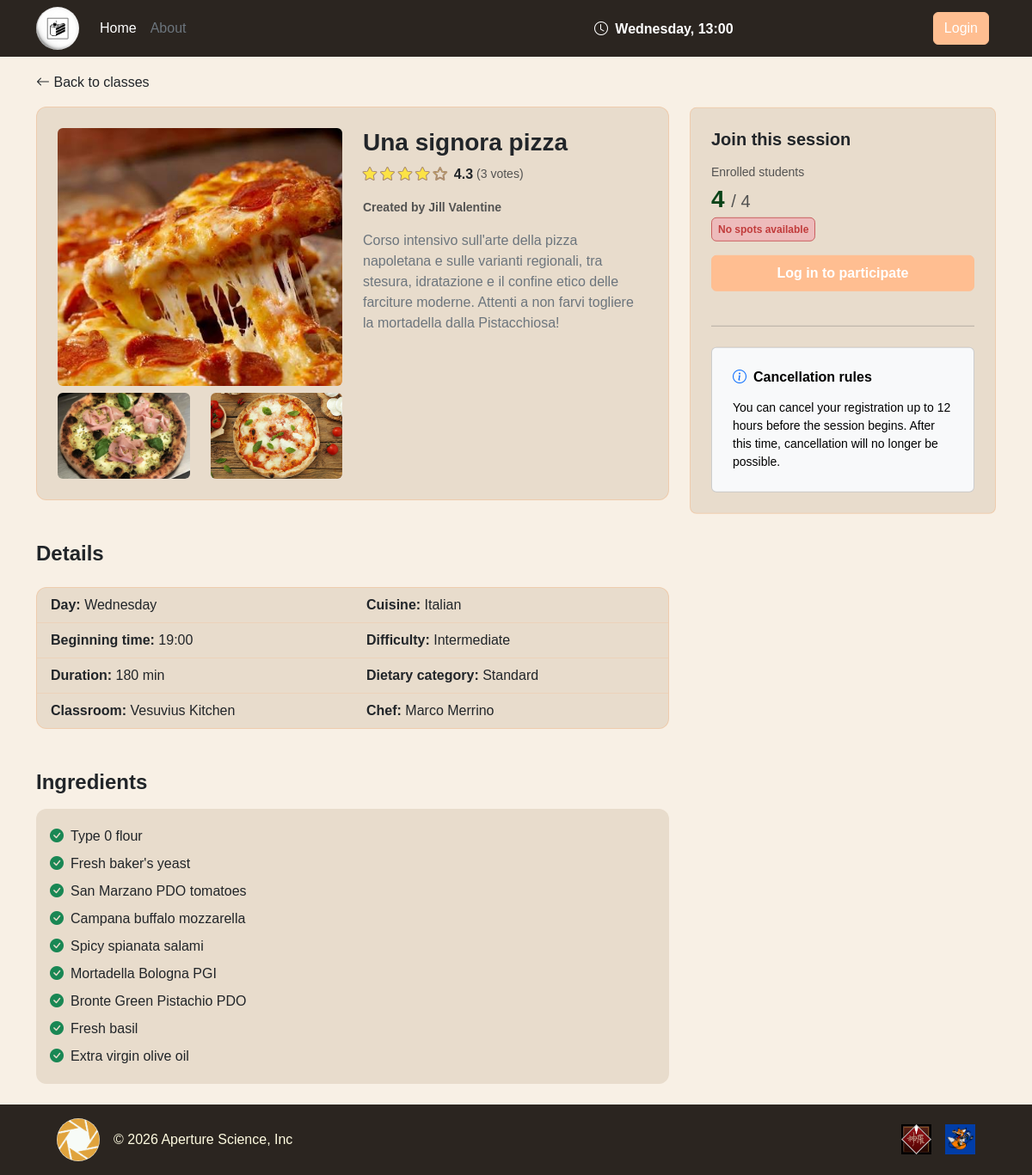
Screenshot of /session_details/1 with the database file from the repository.
### tables this page shows
CREATE TABLE "CLASS_SESSION" (
	"id"	INTEGER NOT NULL UNIQUE,
	"max_capacity"	INTEGER NOT NULL,
	"start_time"	TEXT NOT NULL,
	"day_of_week"	TEXT NOT NULL,
	"kitchen"	TEXT NOT NULL,
	"COOKING_CLASS_id"	INTEGER NOT NULL,
	PRIMARY KEY("id" AUTOINCREMENT),
	FOREIGN KEY("COOKING_CLASS_id") REFERENCES "COOKING_CLASS"("id") ON DELETE CASCADE
);

CREATE TABLE "COOKING_CLASS" (
	"id"	INTEGER NOT NULL UNIQUE,
	"cuisine"	TEXT NOT NULL,
	"title"	TEXT NOT NULL,
	"duration"	INTEGER NOT NULL,
	"difficulty"	TEXT NOT NULL CHECK("difficulty" IN ('Beginner', 'Intermediate', 'Advanced')),
	"chef_name"	TEXT NOT NULL,
	"description"	TEXT NOT NULL,
	"dietary_category"	TEXT NOT NULL CHECK("dietary_category" IN ('Standard', 'Vegetarian', 'Vegan', 'Gluten-free')),
	"photo_1"	TEXT NOT NULL,
	"photo_2"	TEXT NOT NULL,
	"photo_3"	TEXT NOT NULL,
	"USER_email"	TEXT NOT NULL,
	PRIMARY KEY("id" AUTOINCREMENT),
	FOREIGN KEY("USER_email") REFERENCES "USER"("email") ON DELETE CASCADE
);

CREATE TABLE "INGREDIENT" (
	"id"	INTEGER NOT NULL UNIQUE,
	"name"	TEXT NOT NULL,
	"COOKING_CLASS_id"	INTEGER NOT NULL,
	PRIMARY KEY("id" AUTOINCREMENT),
	FOREIGN KEY("COOKING_CLASS_id") REFERENCES "COOKING_CLASS"("id") ON DELETE CASCADE
);

### app.py (the view)
@app.route("/session_details/<int:session_id>")
def session_details(session_id):
    session_class = cooking_class_dao.get_single_session(session_id)
    if not session_class:
        return redirect(url_for("home"))
    ingredients = cooking_class_dao.get_ingredients_per_class(session_class["COOKING_CLASS_id"])
    available_spots = cooking_class_dao.get_available_spots(session_id)
    rating, total_votes = cooking_class_dao.get_class_rating(session_class["COOKING_CLASS_id"])
    manager = user_dao.get_user_by_email(session_class["USER_email"])
    name_manager = f"{manager['first_name']} {manager['last_name']}"
    day = session_class["day_of_week"]
    time = session_class["start_time"]
    duration = session_class["duration"]
    deletable = utilities_dao.check_delete_eligibility(day, time)
    passed_session = utilities_dao.check_end_of_session(day, time, duration)
    session_started = utilities_dao.check_end_of_session(day, time, 0)
    session_in_progress = session_started and not passed_session
    user_status = None
    max_bookings_reached = False
    has_conflict = False
    if current_user.is_authenticated and current_user.role == "student":
        user_status = booking_dao.check_existing_booking(current_user.email, session_id)
        max_bookings_reached = booking_dao.count_user_enrollments(current_user.email) >= utilities_dao.MAX_ENROLLMENTS
        has_conflict = booking_dao.check_time_conflict(current_user.email, session_id)
    return render_template(
        "public/session_details.html",
        session_class=session_class,
        session_id=session_id,
        ingredients=ingredients,
        available_spots=available_spots,
        user_status=user_status,
        passed_session=passed_session,
        max_bookings_reached=max_bookings_reached,
        rating=rating,
        total_votes=total_votes,
        deletable=deletable,
        session_in_progress=session_in_progress,
        has_conflict=has_conflict,
        name_manager=name_manager,
        max_enrollments=utilities_dao.MAX_ENROLLMENTS
        )

### templates/public/session_details.html (shortened to what this page needs)
{% extends "base.html" %}
{% block content %}
<div class="container my-4">
    <div class="row">
        <div class="col-md-8">
            <a href="{{ url_for('home')}}" class="text-dark text-decoration-none d-inline-block mb-3">
                <i class="bi bi-arrow-left"></i> Back to classes
            </a>
            <div class="card p-3 p-md-4">
                <div class="row">
                    <div class="col-md-6">
                        <img src="{{ url_for('static', filename='img/classes/' ~ session_class.photo_1) }}"
                            class="rounded w-100 mb-2 object-fit-cover detail-main-img">
                        <div class="row">
                            <div class="col-6">
                                <img src="{{ url_for('static', filename='img/classes/' ~ session_class.photo_2) }}"
                                    class="rounded w-100 object-fit-cover detail-thumb-img">
                            </div>
                            <div class="col-6">
                                <img src="{{ url_for('static', filename='img/classes/' ~ session_class.photo_3) }}"
                                    class="rounded w-100 object-fit-cover detail-thumb-img">
                            </div>
                        </div>
                    </div>
                    <div class="col-md-6">
                        <h3 class="fw-bold">{{ session_class.title }}</h3>
                        <div class="d-flex align-items-center mb-3">
                            <div class="joe-star me-2">
                                {% for i in range(1, 6) %}
                                <i class="bi bi-star{{ '-fill' if rating >= i else '' }}"></i>
                                {% endfor %}
                            </div>
                            <span class="fw-bold text-dark me-1">{{ "%.1f"|format(rating) }}</span>
                            <span class="text-muted small">({{ total_votes }} votes)</span>
                        </div>
                        <p class="small fw-semibold text-muted">Created by {{ name_manager }}</p>
                        <p class="text-secondary">{{ session_class.description }}</p>
                    </div>
                </div>
            </div>
            <div class="mt-5">
                <h4 class="fw-bold mb-4">Details</h4>
                <div class="card overflow-hidden">
                    <div class="row g-0">
                        <div class="col-md-6">
                            <ul class="list-group list-group-flush">
                                <li class="list-group-item"><strong>Day:</strong> {{ session_class.day_of_week }}</li>
                                <li class="list-group-item"><strong>Beginning time:</strong> {{ session_class.start_time }}</li>
                                <li class="list-group-item"><strong>Duration:</strong> {{ session_class.duration }} min</li>
                                <li class="list-group-item"><strong>Classroom:</strong> {{ session_class.kitchen }}</li>
                            </ul>
                        </div>
                        <div class="col-md-6">
                            <ul class="list-group list-group-flush">
                                <li class="list-group-item"><strong>Cuisine:</strong> {{ session_class.cuisine }}</li>
                                <li class="list-group-item"><strong>Difficulty:</strong> {{ session_class.difficulty }}</li>
                                <li class="list-group-item"><strong>Dietary category:</strong> {{ session_class.dietary_category }}</li>
                                <li class="list-group-item"><strong>Chef:</strong> {{ session_class.chef_name }}</li>
                            </ul>
                        </div>
                    </div>
                </div>
            </div>
            <div class="mt-5">
                <h4 class="fw-bold mb-3">Ingredients</h4>
                <div class="card border-0 p-3">
                    <ul class="list-unstyled mb-0">
                        {% for ingredient in ingredients %}
                        <li class="py-1"><i class="bi bi-check-circle-fill text-success me-2"></i>{{ ingredient.name }}</li>
                        {% endfor %}
                    </ul>
                </div>
            </div>
        </div>
        <div class="col-md-4">
            <div class="sticky-top sticky-sidebar-offset">
                <div class="card p-4 rounded-3">
                    <h5 class="fw-bold mb-3">Join this session</h5>
                    <p class="text-muted small mb-1">Enrolled students</p>
                    <div class="h3 fw-bold session-spots mb-1">
                        {{ session_class.max_capacity - available_spots }} <span class="text-muted fs-5 fw-normal"> / {{ session_class.max_capacity }}</span>
                    </div>
                    <p class="small mb-3">
                        {% if available_spots > 0 %}
                        <span class="badge spots-badge free">{{ available_spots }} spots still available</span>
                        {% else %}
                        <span class="badge spots-badge full">No spots available</span>
                        {% endif %}
                    </p>
                    {% if not current_user.is_authenticated %}
                        {% if passed_session %}
                        <button class="btn btn-secondary w-100 py-2 fw-semibold mb-3" disabled>Session ended</button>
                        {% elif session_in_progress %}
                        <button class="btn btn-secondary w-100 py-2 fw-semibold mb-3" disabled>Session started</button>
                        {% else %}
                        <a href="{{ url_for('login') }}" class="btn btn-primary w-100 py-2 fw-semibold mb-3">Log in to participate</a>
                        {% endif %}
                    {% endif %}
                    {% if not current_user.is_authenticated or current_user.role == 'student' %}
                    <hr class="my-4">
                    <div class="card text-bg-light p-4">
                        <h6 class="fw-bold mb-3"><i class="bi bi-info-circle me-2 text-primary"></i>Cancellation rules</h6>
                        <p class="small mb-0">
                            You can cancel your registration up to 12 hours before the session begins.
                            After this time, cancellation will no longer be possible.
                        </p>
                    </div>
                    {% endif %}
                </div>
            </div>
        </div>
    </div>
</div>
{% endblock %}

### templates/base.html (shortened to what this page needs)
<!DOCTYPE html>
<html lang="en">
<head>
    <link href="https://cdn.jsdelivr.net/npm/bootstrap@5.3.3/dist/css/bootstrap.min.css" rel="stylesheet">
    <link rel="stylesheet" href="https://cdn.jsdelivr.net/npm/bootstrap-icons@1.11.3/font/bootstrap-icons.min.css">
    <link rel="stylesheet" href="{{ url_for('static', filename='css/root.css') }}">
    <link rel="stylesheet" href="{{ url_for('static', filename='css/index.css') }}">
    <link rel="stylesheet" href="{{ url_for('static', filename='css/authentication.css') }}">
    <link rel="stylesheet" href="{{ url_for('static', filename='css/profiles.css') }}">
    <link rel="stylesheet" href="{{ url_for('static', filename='css/session.css') }}">
</head>
<body class="d-flex flex-column min-vh-100">
    <header class="fixed-top py-2 app-header">
        <div class="container">
            <div class="d-flex flex-wrap align-items-center">
                <a href="{{ url_for('home') }}" class="d-flex align-items-center me-3 text-white text-decoration-none">
                    <img class="site-logo rounded-circle" width="50" height="50"
                        src="{{ url_for('static', filename='img/logos/cake_3.jpg') }}"
                        alt="The cake is a lie logo">
                </a>
                <ul class="nav me-auto mb-2 mb-md-0">
                    <li><a href="{{ url_for('home') }}" class="nav-link px-2 text-white">Home</a></li>
                    <li><a href="#" class="nav-link px-2 text-secondary">About</a></li>
                </ul>
                <span class="badge fs-6 me-3">
                    <i class="bi bi-clock me-1"></i> {{ current_day }}, {{ current_time }}
                </span>
                <div class="col-md-3 text-end">
                    {% if not current_user.is_authenticated %}
                    <a href="{{ url_for('login') }}" type="button" class="btn btn-primary me-2">Login</a>
                    {% endif %}
                </div>
            </div>
        </div>
    </header>
    <main class="flex-grow-1">
        {% block content %}
        {% endblock %}
    </main>
    <footer class="py-3 mt-auto app-footer">
        <div class="container">
            <div class=" d-flex flex-wrap justify-content-between align-items-center">
                <div class="col-md-4 d-flex align-items-center mx-4">
                    <a href="{{ url_for('home') }}" class="d-flex align-items-center me-3 text-white text-decoration-none">
                        <img class="site-logo rounded-circle" width="50" height="50" src="{{ url_for('static', filename='img/logos/aperture_science.jpg') }}" alt="">
                    </a>
                    <span class="text-body-primary">© 2026 Aperture Science, Inc</span>
                </div>
                <ul class="nav col-md-4 justify-content-end list-unstyled d-flex mx-4">
                    <li class="ms-3">
                        <a class="text-body-secondary" href="#" aria-label="Shinra Inc">
                            <img src="{{ url_for('static', filename='img/logos/shinra_logo.jpg') }}" alt="Shinra Inc" width="35" height="35">
                        </a>
                    </li>
                    <li class="ms-3">
                        <a class="text-body-secondary" href="#" aria-label="Fox Hound">
                            <img src="{{ url_for('static', filename='img/logos/fox_hound_logo.jpg') }}" alt="Fox Hound" width="35" height="35">
                        </a>
                    </li>
                </ul>
            </div>
        </div>
    </footer>
</body>
</html>

### rows the page displays
CLASS_SESSION: day_of_week "Wednesday", start_time "19:00", kitchen "Vesuvius Kitchen", session_class.max_capacity-available_spots "4", max_capacity "4"
COOKING_CLASS: photo_1 (picture), photo_2 (picture), photo_3 (picture), title "Una signora pizza", description "Corso intensivo sull'arte della pizza napoletana e sulle varianti regionali, tra stesura, idratazione e il confine etico delle farciture moderne. Attenti a non farvi togliere la mortadella dalla Pistacchiosa!", duration "180", cuisine "Italian", difficulty "Intermediate", dietary_category "Standard", chef_name "Marco Merrino"
INGREDIENT: name "Type 0 flour"
INGREDIENT: name "Fresh baker's yeast"
INGREDIENT: name "San Marzano PDO tomatoes"
INGREDIENT: name "Campana buffalo mozzarella"
INGREDIENT: name "Spicy spianata salami"
INGREDIENT: name "Mortadella Bologna PGI"
INGREDIENT: name "Bronte Green Pistachio PDO"
INGREDIENT: name "Fresh basil"
INGREDIENT: name "Extra virgin olive oil"

### other values shown
{{ current_time }} "13:00"
{{ "%.1f"|format(rating) }} "4.3"
{{ total_votes }} "3"
{{ name_manager }} "Jill Valentine"
